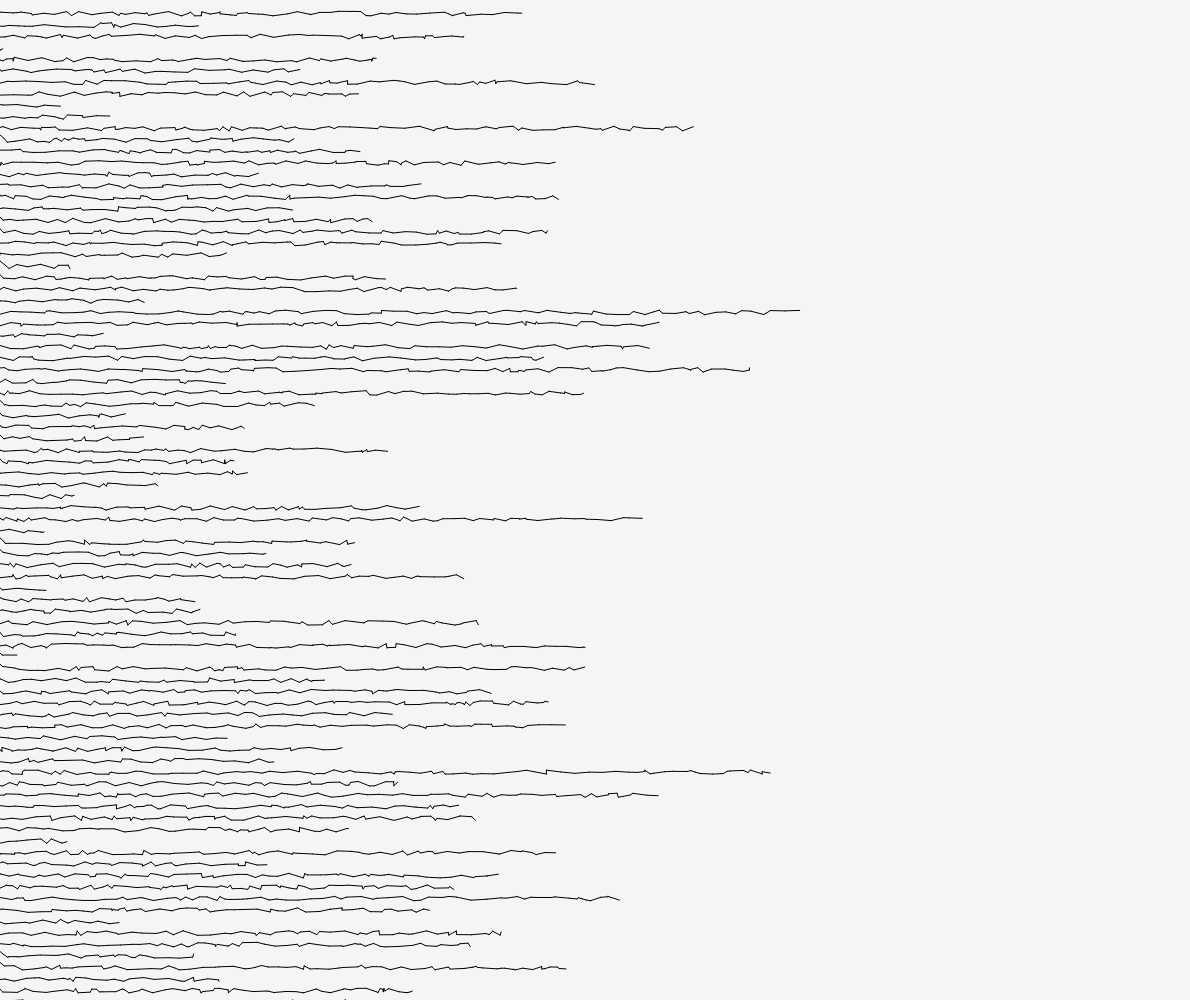
Frame 1 (no input)
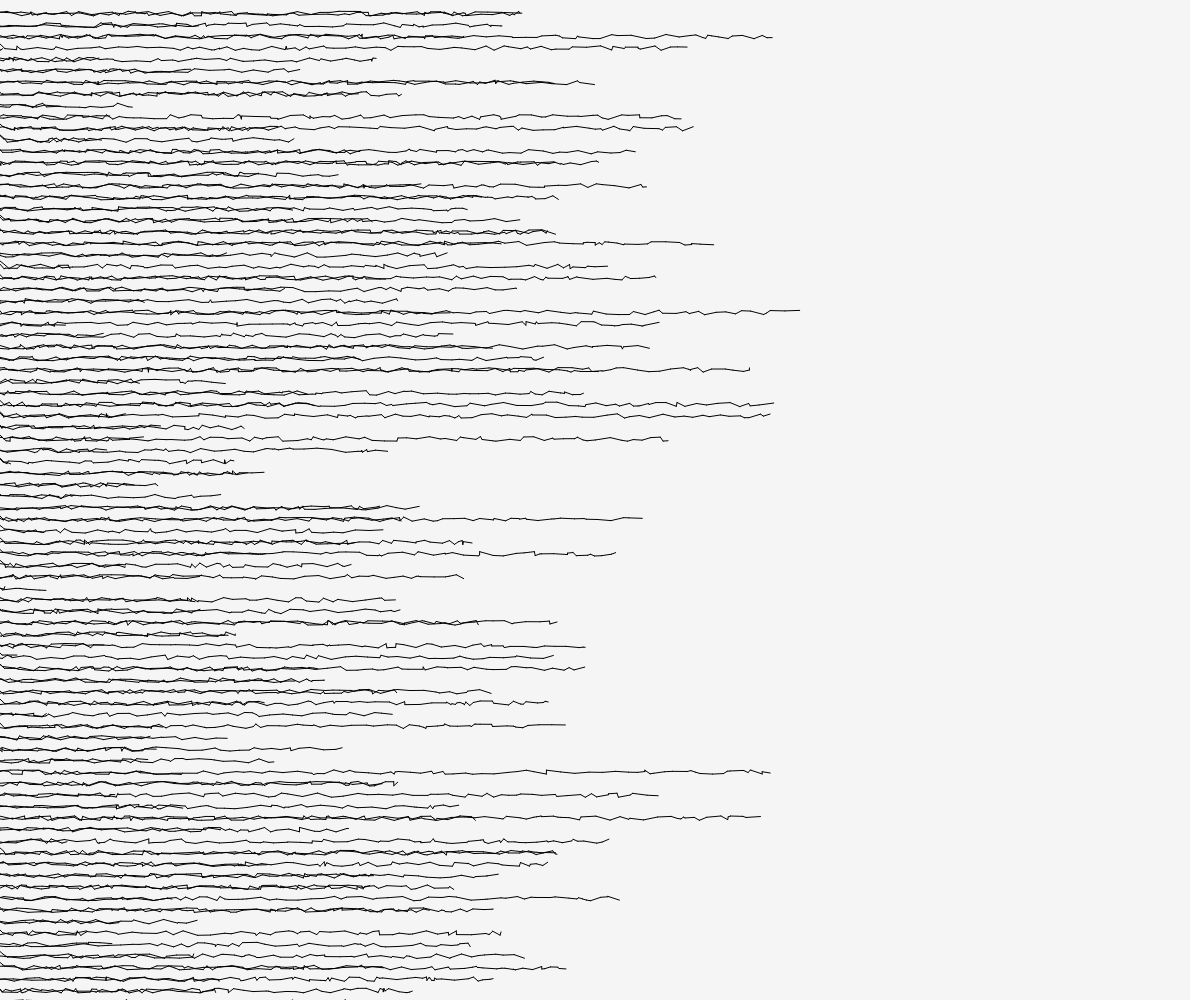
Frame 2 (the mouse pressed at the canvas centre, redrawn once)

The p5.js sketch that drew these frames (run headless with seeded random() and noise() and a simulated clock; the mouse was pressed at the canvas centre and the sketch redrawn once):

// p5.js sketch
// ── sketch.js
function setup() {
  createCanvas(windowWidth-10, windowHeight);
  background(245);
}

function draw() {
  let y = height/87;
  var memory = [-10,y];
  let m = 0;
  let h = 0;
  
  for(var j=1; j<=100;j++){
    
    let length = random(100);
    
    for(var i = 0; i<length; i++){
      h = map(random(y),0,1,(y*j)-0.2,(y*j)+0.2);
      let endx = memory[0]+random(15);
      let endy = h;
      line(memory[0],memory[1],endx,endy);
      memory[0] = endx;
      memory[1] = endy;
    }
    memory = [-10,y*j];
  }
  
  noLoop();

}
